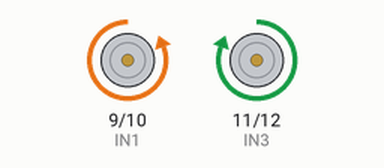
This sketch was run on a simulated Arduino Uno, built with avr-gcc and run on an emulated ATmega328P. Parts: motor-driver pin pairs drawn as motors (green arrow = first pin HIGH = forward, orange = second pin HIGH = backward, longer = more drive, scaled by the enable pin).

Above: at 0.2 s.
At 1.2 s:
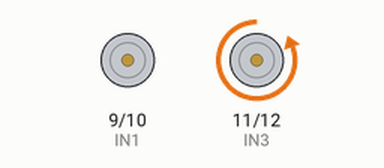
At 3.2 s:
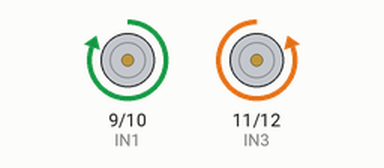
At 4.5 s:
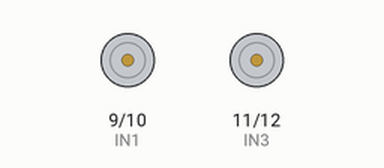
Timing chart, 0 to 5.8 s (numbered marks = the images above):
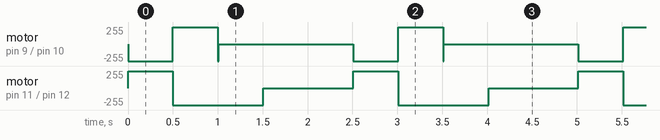

The sketch:

retrocede_avanza_derecha_sin_resistencias.ino
```cpp
int tiempo = 2000;

int velocidad_baja = 190;
int velocidad_media = 200;
int velocidad_maxima = 255;

//definicion de variables de los motores
byte IN1 = 9;
byte IN2 = 10;

byte IN3 = 11;
byte IN4 = 12;

byte ENA = 8; // Motor A Delantero
byte ENB = 13; // motor B Trasero


void setup() {

  Serial.begin(9600);


  /*MOTOR DELANTERO*/

  pinMode (IN1, OUTPUT);    // Input1 conectada al pin _
  pinMode (IN2, OUTPUT);    // Input2 conectada al pin _
  pinMode(ENA, OUTPUT);

  /*MOTOR TRASERO*/
  pinMode (IN3, OUTPUT);    // Input3 conectada al pin _
  pinMode (IN4, OUTPUT);    // Input4 conectada al pin _
  pinMode(ENB, OUTPUT);

}

void loop() {


  //Motor trasero sigue su rumbo


    // motor delantero a un lado

    digitalWrite (IN1, LOW);
    digitalWrite (IN2, HIGH);
        analogWrite(ENA, velocidad_maxima);

    // motor trasero atras
    analogWrite(ENB, velocidad_maxima);
    digitalWrite (IN3, HIGH);
    digitalWrite (IN4, LOW);
    delay(500);

    //Dobla al sentido contrario hacia delante
    digitalWrite (IN1, HIGH);
    digitalWrite (IN2, LOW);

    digitalWrite (IN3, LOW);
    digitalWrite (IN4, HIGH);

    delay(500);


    digitalWrite (IN1, LOW);
    digitalWrite (IN2, HIGH);
    delayMicroseconds(8000);

    digitalWrite (IN1, LOW);
    digitalWrite (IN2, LOW);

    delay(500);


        digitalWrite (IN1, LOW);
    digitalWrite (IN2, LOW);

    digitalWrite (IN3, LOW);
    digitalWrite (IN4, LOW);
    delay(1000);


}
```

Measured:
- by itself, motor on pin 11 (IN3) / pin 12 (IN4): repeats every 2.5 s: backward 255/255 1.0 s, stopped 1.0 s, forward 255/255 0.50 s
- by itself, motor on pin 9 (IN1) / pin 10 (IN2): repeats every 2.5 s: forward 255/255 0.50 s, backward 255/255 0.01 s, stopped 1.5 s, backward 255/255 0.50 s
